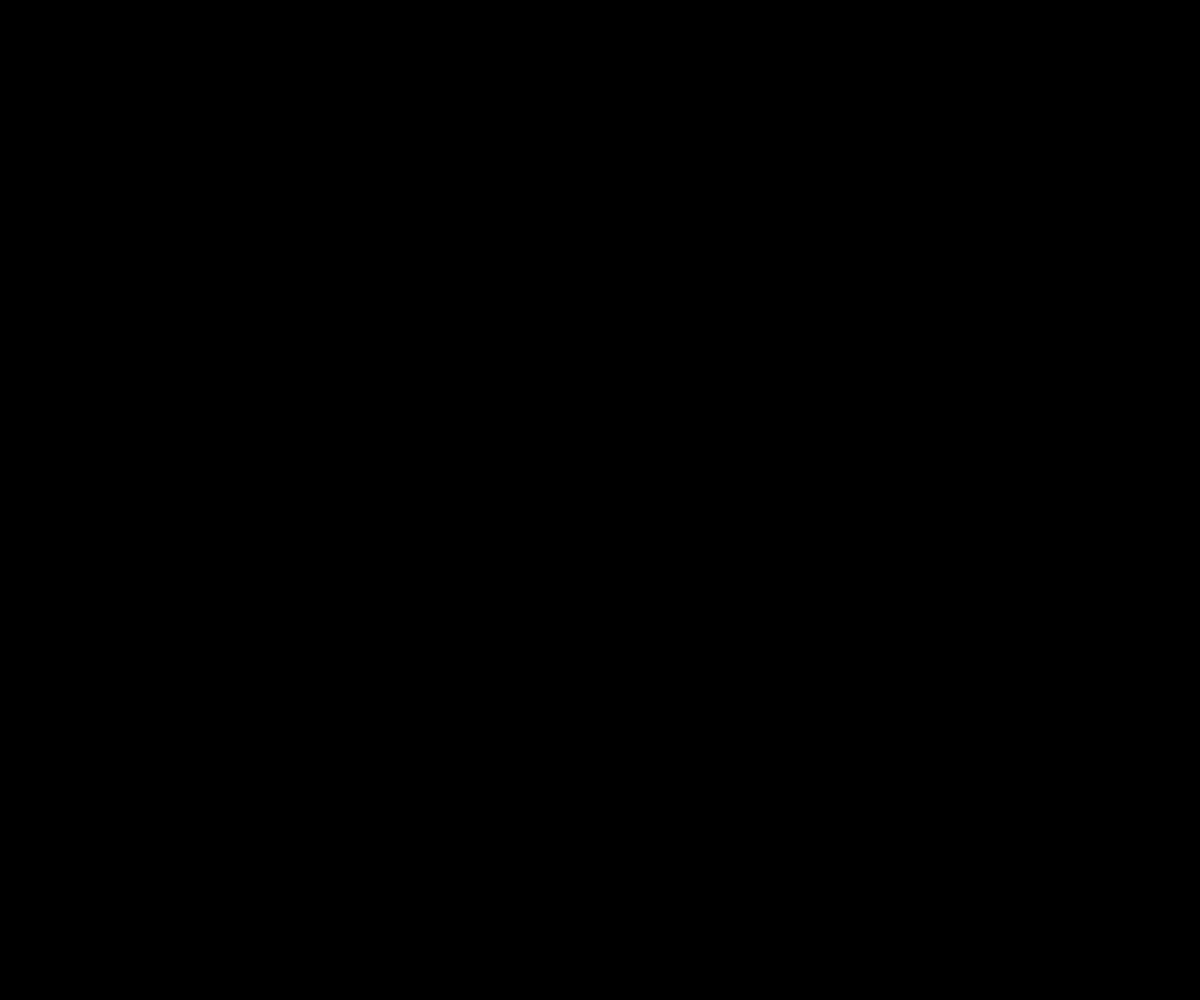
Frame 1 (no input)
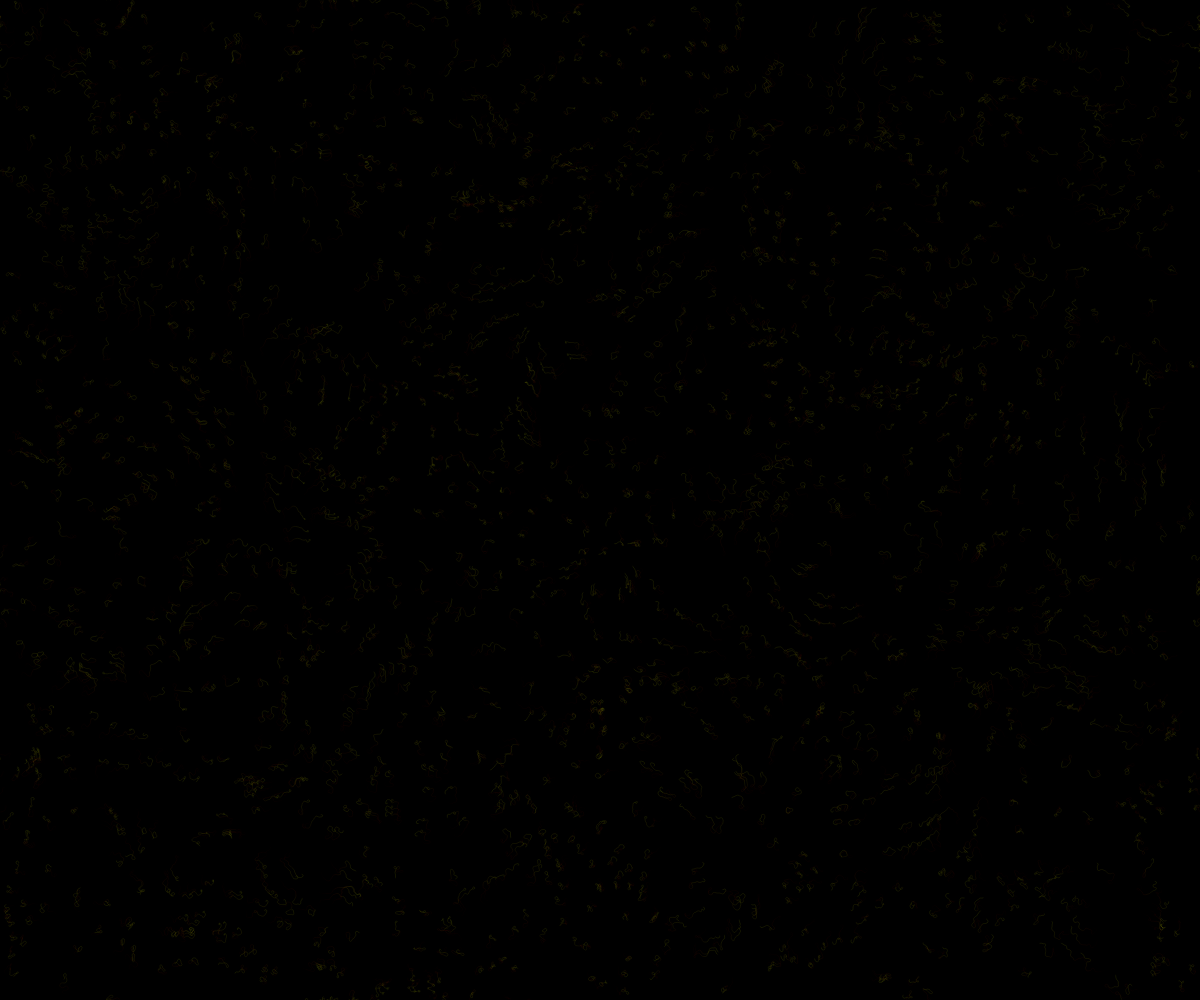
Frame 60 (no input)
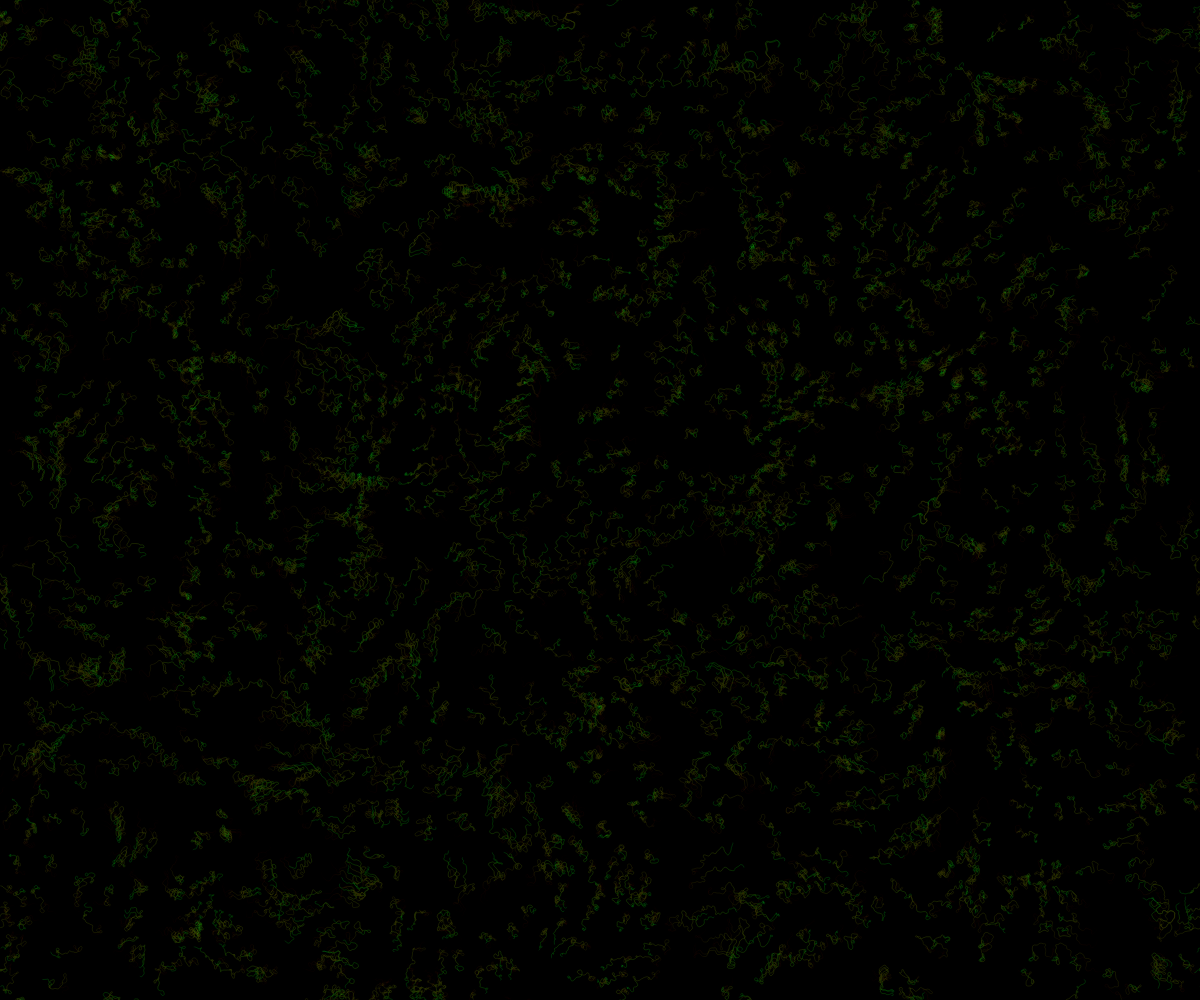
Frame 120 (the mouse pressed at the canvas centre since frame 60)

The p5.js sketch that drew these frames (run headless with seeded random() and noise() and a simulated clock; from frame 60 on, the mouse is pressed at the canvas centre):

// p5.js sketch
// ── sketch.js
var inc = 0.1;
var scl = 20;
var cols, rows, slider;

var fr;

var adjust = 0;
var xoff1 = 0;
var colour = 0;
 
var zoff = 0;
var particles = [];

var flowfield;

function setup() {
  //slider = createSlider(5, 40, 10);
  frameRate(30);
  colorMode(HSB);
  var width = window.innerWidth;
  var height = window.innerHeight;
  createCanvas (width, height);
  background(0, 0, 0);
  cols = floor(width / scl);
  rows = floor(height / scl);
  fr = createP('');

  flowfield = new Array(cols * rows)

  for (var i = 0; i < 2048; i++){
    particles[i] = new Particle();
  }

}
function draw() {
  background(0, 0.01);
  //scl = slider.value();
  cols = floor(width / scl);
  rows = floor(height / scl);
  var yoff = 0;
  for (var y = 0; y < rows; y++) {
    var xoff = 0;
    for (var x = 0; x < cols; x++) {
      var index = x + y * cols;
      var angle = noise(xoff, yoff, zoff) * TWO_PI * 4;
      var v = p5.Vector.fromAngle(angle);
      v.setMag(1.5);
      flowfield[index] = v;
      xoff += inc;
      //push();
      //translate(x * scl, y * scl);
      //rotate(v.heading());
      //line(0, 0, scl, 0);
      //pop();
    }
    yoff += inc;
    zoff += 0.002;
  }
  var l = particles.length;
  for (var i = 0; i < l; i++) {
    particles[i].follow(flowfield);
    particles[i].update();
    particles[i].edges();
    particles[i].show();
  }

  fr.html(floor(frameRate()));

}

function colors() {
  colour = noise(xoff1) * 360 / 10000 + adjust;
  xoff1 += 0.01;
  if (random() < 0.0001) {
    adjust += 5;
  }

  if (colour > 360) {
    colour = 0;
    adjust = 0;
  }
}
// ── particle.js


function Particle() {
  this.pos = createVector(random(width - scl), random(height - scl));
  this.vel = createVector(0, 0);
  this.acc = createVector(0, 0);
  this.maxspeed = 1;
  this.weight = 0;



  this.prevPos = this.pos.copy();

  this.update = function() {
    this.vel.add(this.acc);
    this.vel.limit(this.maxspeed);
    this.pos.add(this.vel);
    this.acc.mult(0);
  }

  this.follow = function(vectors) {
    var x = floor(this.pos.x / scl);
    var y = floor(this.pos.y / scl);
    var index = x + y * cols;
    var force = vectors[index];
    this.applyForce(force);
  }

  this.applyForce = function(force) {
    this.acc.add(force);
  }

  this.show = function() {
  	colors();
    //this.hue = noise(this.xoff) * 360;
    stroke(colour, 255, 255);
    strokeWeight(this.weight);
    if (this.weight < 0.1) {
		this.weight += 0.001;
    }
    line(this.pos.x, this.pos.y, this.prevPos.x, this.prevPos.y);
    //point(this.pos.x, this.pos.y);
    this.updatePrev();
  }

  this.updatePrev = function() {
    this.prevPos.x = this.pos.x;
    this.prevPos.y = this.pos.y;
  }

  this.edges = function() {
    if (this.pos.x > width) {
      this.pos.x = 0;
      this.updatePrev();
    }
    if (this.pos.x < 0) {
      this.pos.x = width;
      this.updatePrev();
    }
    if (this.pos.y < 0) {
      this.pos.y = height;
      this.updatePrev();
    }
    if (this.pos.y > height) {
      this.pos.y = 0;
      this.updatePrev();
    }
  }

}
